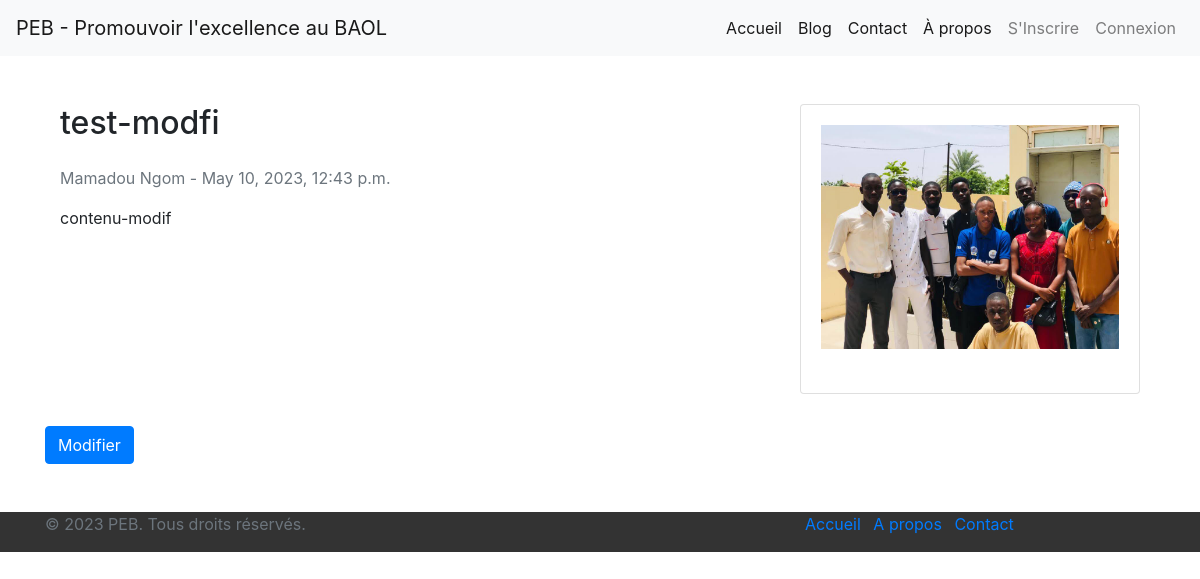
Page /articles/27/ on the committed database.
### blog_peb/models.py (models this page shows)
class Article(models.Model):
    titre = models.CharField(max_length=200)
    resume = models.TextField()
    miniature = models.ImageField()
    contenu = models.TextField()
    auteur = models.CharField(max_length=100)
    date_creation = models.DateTimeField(auto_now_add=True)
    date_mise_a_jour = models.DateTimeField(auto_now=True)

### blog_peb/views.py (the view)
# urls.py: path('articles/<int:id>/', article_detail, name='detail_article'),
def article_detail(request, id):
    article = get_object_or_404(Article, id=id)
    context = {'article': article}
    return render(request, 'detail.html', context)

### blog_peb/templates/detail.html (shortened to what this page needs)
{% extends 'base.html' %}
{% block content %}
<div class="container my-5">
  <div class="row">
    <div class="col-md-8">
      <h2 class="mb-4">{{ article.titre }}</h2>
      <p class="text-muted">{{ article.auteur }} - {{ article.date_creation }}</p>
      <p>{{ article.contenu }}</p>
    </div>
    <div class="col-md-4">
      <div class="card mb-4">
        <div class="card-body">
            {% if article.miniature %}
              <img src="{{ article.miniature.url }}" class="img-fluid mb-4" alt="{{ article.titre }}">
            {% else %}
              <p>No miniature available</p>
            {% endif %}
        </div>
      </div>
    </div>
    <div class="mt-2">
        <a href=" {% url 'modifier_article' id=article.id %}" class="btn btn-primary">Modifier</a>
    </div>
  </div>
</div>
{% endblock %}

### blog_peb/static/css/base.css (style rules this page uses)
body { font-family: 'Open Sans', sans-serif; }

### rows in the picture
Article: titre "test-modfi", auteur "Mamadou Ngom", date_creation "May 10, 2023, 12:43 p.m.", contenu "contenu-modif", miniature (picture)
